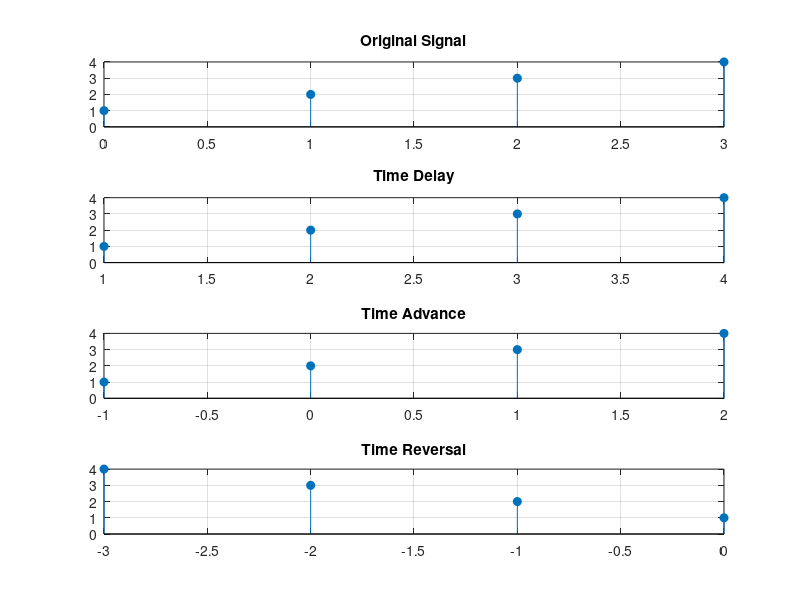

Reproduce this figure in MATLAB.
clc;
clear;
close all;

% Original signal
x = [1 2 3 4];
n = 0:3;

% Time delay
n_delay = n + 1;

% Time advance
n_advance = n - 1;

% Time reversal
x_rev = fliplr(x);
n_rev = -fliplr(n);

figure;

subplot(4,1,1)
stem(n, x, 'filled')
title('Original Signal')
grid on

subplot(4,1,2)
stem(n_delay, x, 'filled')
title('Time Delay')
grid on

subplot(4,1,3)
stem(n_advance, x, 'filled')
title('Time Advance')
grid on

subplot(4,1,4)
stem(n_rev, x_rev, 'filled')
title('Time Reversal')
grid on
